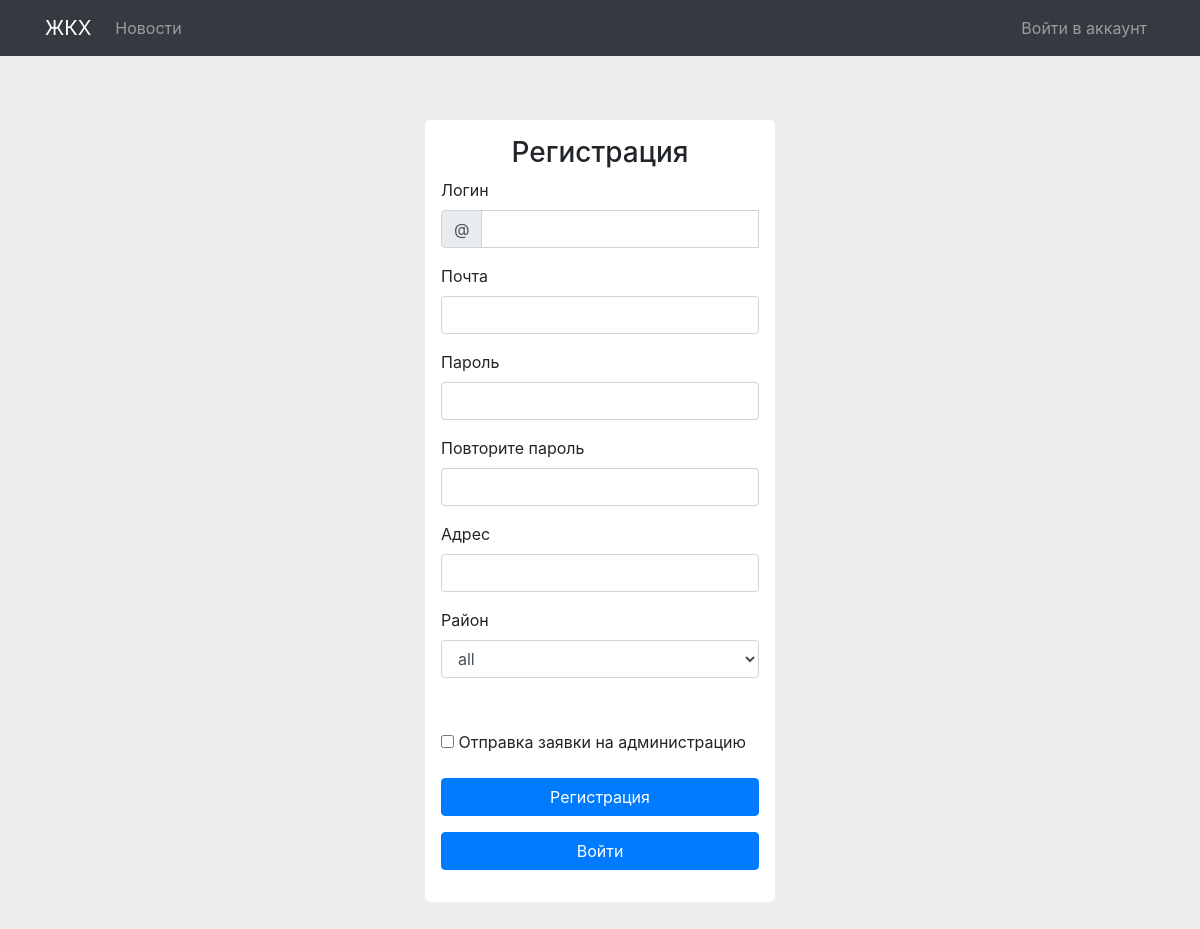
/registration/, run on an earlier commit of the app's database.
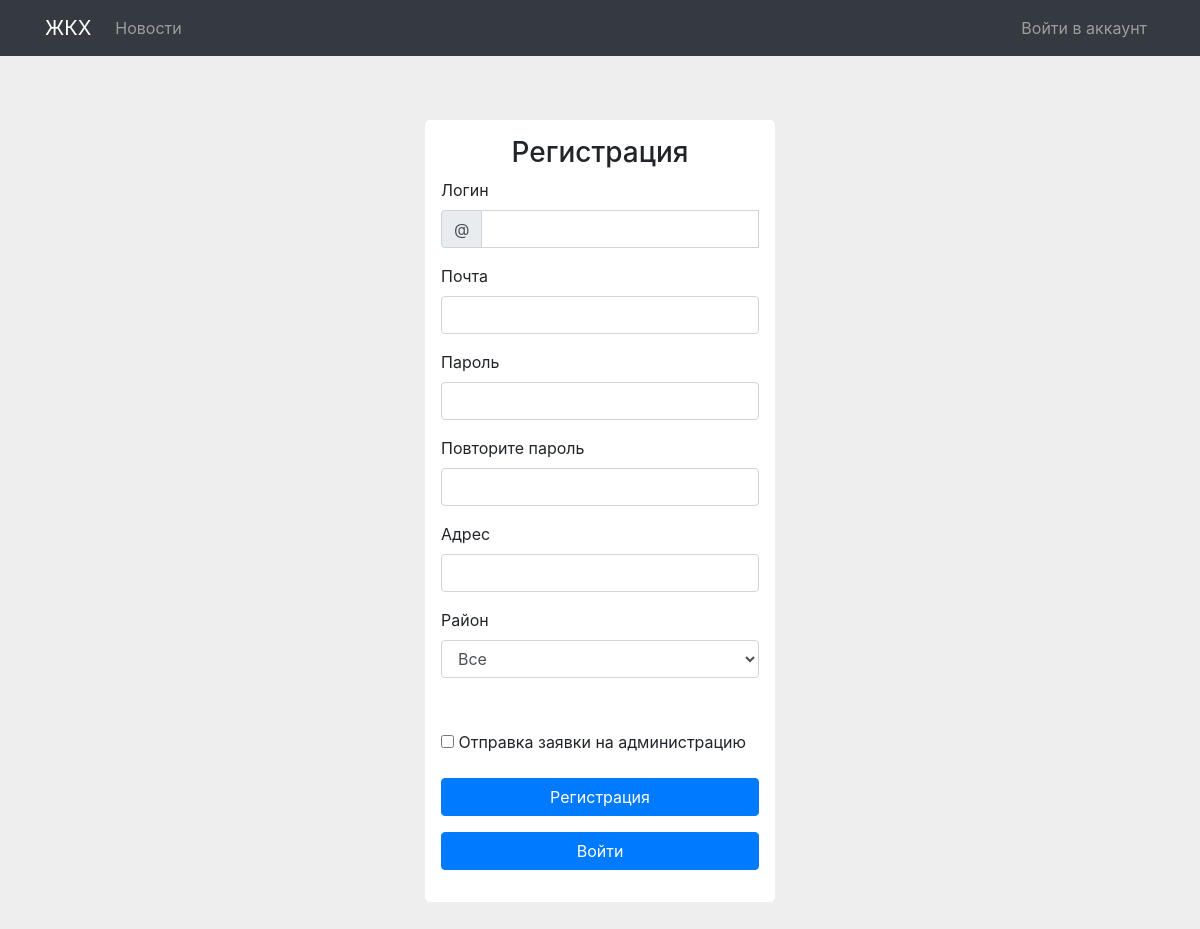
And on a later commit of the database.
### main/models.py (models this page shows)
class District(models.Model):
    district = models.CharField("Район", max_length=100, null=False, blank=False, unique=True)
    def __str__(self):
        return self.district

### main/views.py (the view, shortened to what this page needs)
# urls.py: path('registration/', views.registration, name = 'registration'),
def registration(request):
    form = NewUserForm()
    error = ''
    return render (request=request, template_name="main/reg/registration.html", context={"title":'Регистрация',"form":form, "error": error})

### main/forms.py (shortened to what this page needs)
class NewUserForm(UserCreationForm):
	class Meta:
		model = CustomUser
		fields = ("username", "email", "password1", "password2", "address", "district", "want_staff")

### templates/main/reg/registration.html (shortened to what this page needs)
{% extends 'page.html' %}
{% block content %}
{% load widget_tweaks %}
<div class="container">
  <div class="row">
    <div class="col"></div>
    <div class="col-md-4">
      <div class="container p-3 my-5 bg-white" style="border-radius: 5px">
        <h3 class = "text-center"> Регистрация </h3>
        <form method="POST">
          <div class="form-row">
            <div class="col mb-3">
              <label for="login">Логин</label>
              <div class="input-group">
                <div class="input-group-prepend">
                  <span class="input-group-text" id="inputGroupPrepend3">@</span>
                </div>
                {{ form.username|attr:"class: form-control" }}
              </div>
            </div>
          </div>
          <div class="form-row">
            <div class="col mb-3">
              <label for="email">Почта</label>
              {{ form.email|attr:"class: form-control" }}
            </div>
          </div>
          <div class="form-row">
            <div class="col mb-3">
              <label for="password1">Пароль</label>
              {{ form.password1|attr:"class: form-control" }}
            </div>
          </div>
          <div class="form-row">
            <div class="col mb-3">
              <label for="password2">Повторите пароль</label>
              {{ form.password2|attr:"class: form-control" }}
            </div>
          </div>
          <div class="form-row">
            <div class="col mb-3">
              <label for="address">Адрес</label>
              {{ form.address|attr:"class: form-control" }}
            </div>
          </div>
          <div class="form-row">
            <div class="col mb-3" id = "opt-del">
              <label for="Dist">Район</label>
              {{ form.district|attr:"class: form-control" }}
              <ul class="errorlist">
              </ul>
            </div>
          </div>
          <div class="form-row">
            <div class="col mb-3" id = "opt-del">
              {{form.want_staff}}
              <label for="">Отправка заявки на администрацию</label>
            </div>
          </div>
              <button class="btn btn-primary col-md mb-3" type="submit">Регистрация</button>
        </form>
        <a href="{% url 'login' %}" class="btn btn-primary col-md mb-3">Войти</a>
      </div>
    </div>
    <div class="col"></div>
  </div>
</div>
{% endblock %}

What changed in the data, as far as the page shows it:
changed District: district "all" → "Все"
